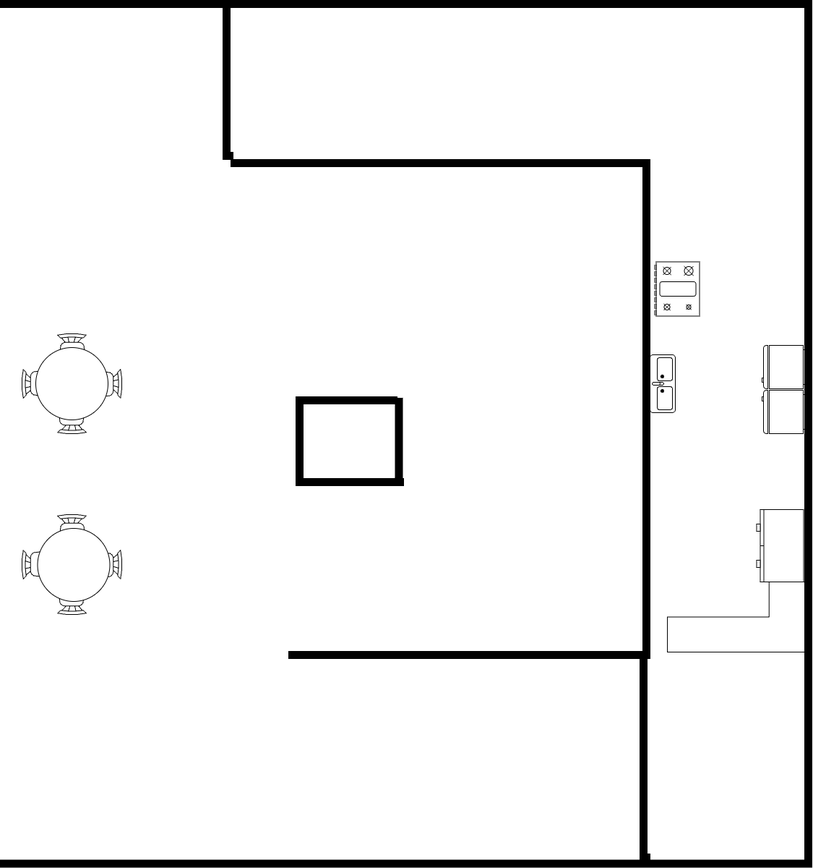
#> input picture heatmap/heatmap.drawio.png, 813 x 868 px, shrunk from 1125 x 1200 before the run, found by its file name
$ python heatmap.py
#> lines starting #> are read from the running program, lines starting #| are printed output that depends on the picture
# For installing envoirnment write pip3 install -r requirements.txt

import numpy as np
import matplotlib.pyplot as plt
import matplotlib.image as mpimg
import time
import os
import requests
from scipy.stats import gaussian_kde

# Load the floor plan
map_path = "/Users/davidfraenkel/heatmap/heatmap.drawio.png"
map_img = mpimg.imread(map_path)
#> map_img is the input picture: shape (868, 813, 4) float32; mean R, G, B, A 0.946, 0.946, 0.946, 1


# Sample positions of detected people
raspberryPiPosition = [[8,2],[6,5],[10,10]]

# Sample positions of detected people
peoplePosition = [[2,3],[2,5],[1,7],[4,8],[1,5],[1,6],[1,1.5],[7,8],[9,8],[10,10]]

# Convert to a properly formatted NumPy array
positions_array = np.array(peoplePosition)

# Extract X and Y coordinates
x, y = positions_array[:, 0], positions_array[:, 1]

# Generate KDE (heatmap)
kde_heatmap = gaussian_kde(np.vstack([x, y]))
xmin, xmax, ymin, ymax = 0, 12, 0, 12
xx, yy = np.mgrid[xmin:xmax:100j, ymin:ymax:100j]
density = kde_heatmap(np.vstack([xx.ravel(), yy.ravel()])).reshape(xx.shape)
# plot the raspberryPi positions

# Plot the heatmap overlay
fig, ax = plt.subplots(figsize=(12, 12))

# Display floor plan
ax.imshow(map_img, extent=[xmin, xmax, ymin, ymax], alpha=0.6)

# Overlay heatmap (store the result in 'heatmap' to use with colorbar)
heatmap = ax.imshow(density.T, origin='lower', extent=[xmin, xmax, ymin, ymax], cmap='jet', alpha=0.5)

# Scatter plot for raspberry pi positions
for position in raspberryPiPosition:
    ax.scatter(position[0], position[1], c='white', edgecolors='black', label='Raspberry Pi Position')

# Add colorbar using the heatmap
plt.colorbar(heatmap, ax=ax, label="Density")

# Get epoch time in seconds and convert to string
seconds = time.time().__str__()
stripped_seconds = seconds.split(".")[0]

# Save the image
plt.savefig(stripped_seconds + ".png", dpi=300)
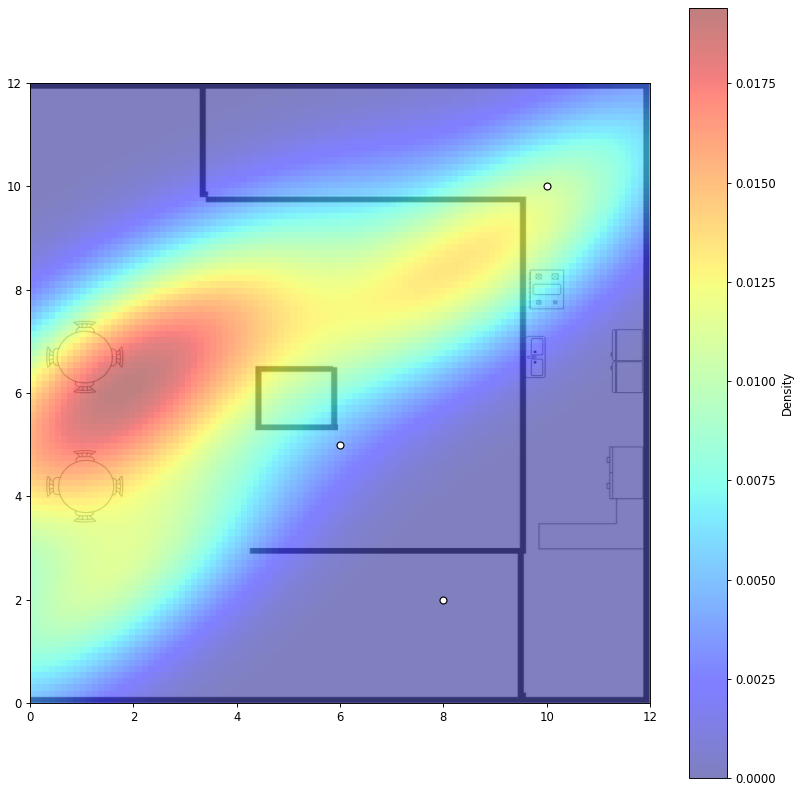
#> figure drawn by matplotlib, 2 panels

# Api to server
url = "Test url" # <- replace this with backend api

# Image path
image_path = stripped_seconds + ".png"

# Send to server
with open(image_path, 'rb') as img_file:
    files = {'image': (image_path, img_file, 'image/png')}
#> (the run stopped early here; a loop or call above may not have finished)
